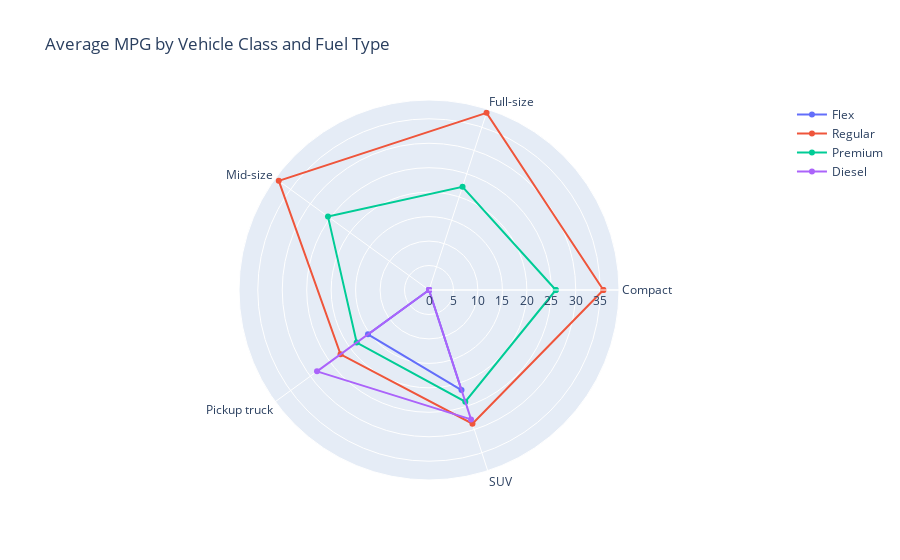

The notebook cell this image was saved under:
### Markdown cell above
### Average Miles Per Gallon (MPG) by Fuel Type and Vehicle Class

### Code cell
df_fc = pd.pivot_table(df, index='Vehicle Class', columns='Fuel', values=['MPG combined'])
df_fc.fillna(0, inplace=True)

vehicle_class = df_fc.index.values
vehicle_class = [*vehicle_class, vehicle_class[0]]
flex = df_fc[('MPG combined', 'Flex')].values
regular = df_fc[('MPG combined', 'Regular')].values
premium = df_fc['MPG combined', 'Premium'].values
diesel = df_fc['MPG combined', 'Diesel'].values
flex = [*flex, flex[0]]
regular = [*regular, regular[0]]
premium = [*premium, premium[0]]
diesel = [*diesel, diesel[0]]

init_notebook_mode(connected=True)

fig = go.Figure(
    data=[
        go.Scatterpolar(r=flex, theta=vehicle_class, name='Flex'),
        go.Scatterpolar(r=regular, theta=vehicle_class, name='Regular'),
        go.Scatterpolar(r=premium, theta=vehicle_class, name='Premium'),
        go.Scatterpolar(r=diesel, theta=vehicle_class, name='Diesel')
    ],
    layout=go.Layout(
        title=go.layout.Title(text='Average MPG by Vehicle Class and Fuel Type'),
        polar={'radialaxis': {'visible': True}},
        showlegend=True
    )
)

pyo.iplot(fig)

### Figure 1 — Plotly figure (JSON) as saved in the notebook; plotly's stock layout.template omitted (floating-point values rounded to 4 significant figures)
{"data": [{"name": "Flex", "r": [0, 0, 0, 15.42, 21.5, 0], "theta": ["Compact", "Full-size", "Mid-size", "Pickup truck", "SUV", "Compact"], "type": "scatterpolar"}, {"name": "Regular", "r": [35.65, 38.07, 37.96, 22.35, 28.75, 35.65], "theta": ["Compact", "Full-size", "Mid-size", "Pickup truck", "SUV", "Compact"], "type": "scatterpolar"}, {"name": "Premium", "r": [25.92, 22.19, 25.53, 18.27, 24.01, 25.92], "theta": ["Compact", "Full-size", "Mid-size", "Pickup truck", "SUV", "Compact"], "type": "scatterpolar"}, {"name": "Diesel", "r": [0, 0, 0, 28.29, 27.82, 0], "theta": ["Compact", "Full-size", "Mid-size", "Pickup truck", "SUV", "Compact"], "type": "scatterpolar"}], "layout": {"polar": {"radialaxis": {"visible": true}}, "showlegend": true, "title": {"text": "Average MPG by Vehicle Class and Fuel Type"}}}
